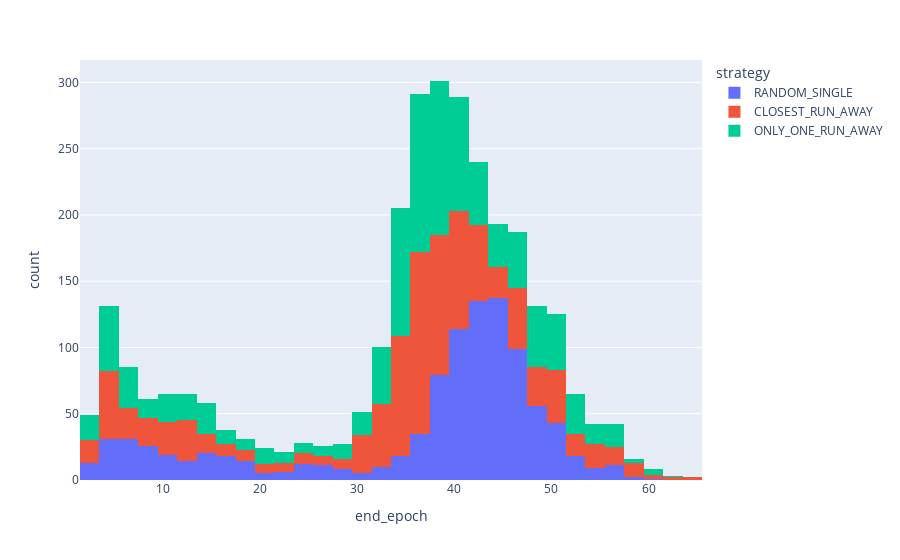

Write notebook code for a chart like this one.
### Code cell
px.histogram(df_game_result, x="end_epoch", nbins=len(df_game_result.end_epoch.unique()), color="strategy")

### Figure 1 — Plotly figure (JSON) as saved in the notebook; plotly's stock layout.template omitted (floating-point values rounded to 4 significant figures; data arrays with more than 128 entries replaced by an {"elided": "..."} marker saying what was removed)
{"data": [{"bingroup": "x", "hovertemplate": "strategy=RANDOM_SINGLE<br>end_epoch=%{x}<br>count=%{y}<extra></extra>", "legendgroup": "RANDOM_SINGLE", "marker": {"color": "#636efa", "pattern": {"shape": ""}}, "name": "RANDOM_SINGLE", "nbinsx": 63, "orientation": "v", "showlegend": true, "type": "histogram", "x": {"elided": "1000 int values"}, "xaxis": "x", "yaxis": "y"}, {"bingroup": "x", "hovertemplate": "strategy=CLOSEST_RUN_AWAY<br>end_epoch=%{x}<br>count=%{y}<extra></extra>", "legendgroup": "CLOSEST_RUN_AWAY", "marker": {"color": "#EF553B", "pattern": {"shape": ""}}, "name": "CLOSEST_RUN_AWAY", "nbinsx": 63, "orientation": "v", "showlegend": true, "type": "histogram", "x": {"elided": "1000 int values"}, "xaxis": "x", "yaxis": "y"}, {"bingroup": "x", "hovertemplate": "strategy=ONLY_ONE_RUN_AWAY<br>end_epoch=%{x}<br>count=%{y}<extra></extra>", "legendgroup": "ONLY_ONE_RUN_AWAY", "marker": {"color": "#00cc96", "pattern": {"shape": ""}}, "name": "ONLY_ONE_RUN_AWAY", "nbinsx": 63, "orientation": "v", "showlegend": true, "type": "histogram", "x": {"elided": "1000 int values"}, "xaxis": "x", "yaxis": "y"}], "layout": {"barmode": "relative", "legend": {"title": {"text": "strategy"}, "tracegroupgap": 0}, "margin": {"t": 60}, "xaxis": {"anchor": "y", "domain": [0, 1], "title": {"text": "end_epoch"}}, "yaxis": {"anchor": "x", "domain": [0, 1], "title": {"text": "count"}}}}
